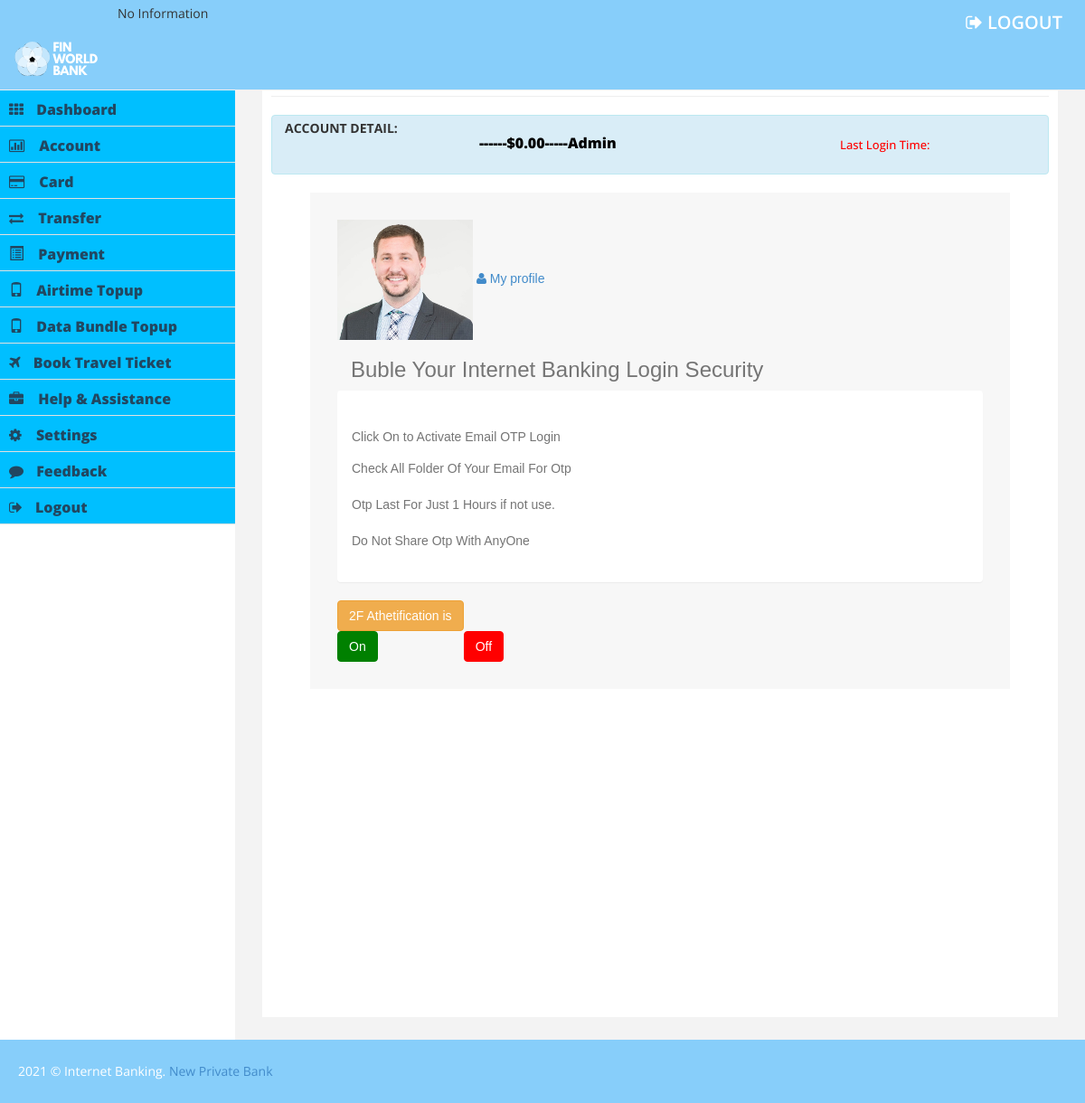
The app's page /things/settings/2_authentication.php (signed in) with its own data.
### tables this page shows
CREATE TABLE `customer_info` (
  `customer_id` int(11) NOT NULL,
  `cust_name` varchar(60) NOT NULL DEFAULT '',
  `email` varchar(60) NOT NULL DEFAULT '',
  `phn_nmb` varchar(60) NOT NULL DEFAULT '',
  `addrs` varchar(60) NOT NULL DEFAULT '',
  `username` varchar(60) NOT NULL DEFAULT '',
  `pass` varchar(60) NOT NULL DEFAULT '',
  `day_birth` date NOT NULL DEFAULT '0000-00-00',
  `country` varchar(60) NOT NULL DEFAULT '',
  `acct_nmb` varchar(60) NOT NULL DEFAULT '',
  `zip_code` varchar(60) NOT NULL DEFAULT '',
  `swift_code` varchar(90) NOT NULL DEFAULT '',
  `cust_photo` text NOT NULL,
  `current_log_time` varchar(90) NOT NULL DEFAULT '',
  `last_log_time` varchar(90) NOT NULL DEFAULT '',
  `cust_trans_stat` varchar(90) NOT NULL DEFAULT '',
  `chat_current_session` varchar(90) NOT NULL DEFAULT '',
  `online` varchar(90) NOT NULL DEFAULT '',
  `is_typing` varchar(90) NOT NULL DEFAULT ''    
);

### things/sources/customInfo.php (called while the page is built, shortened)
<?php
$selMem = $conn->query("select * from customer_info where customer_id = '"  . $_SESSION['user_id'] . "'") or die($conn->error);
$rowUser = $selMem->fetch_assoc();
$selcurr = $conn->query("select * from curr_type where accnt_nmb = '" . $rowUser['acct_nmb'] . "'") or die($conn->error);
$rowcurr = $selcurr->fetch_assoc();
function getCurrency($currType){
switch($currType){
default:
$cur_d = "$";
break;
}
return $cur_d;
}
?>

### things/sources/config.php (called while the page is built, shortened)
<?php
$site_url = "https://firstroyltb.com";
$site_name = "New Private Bank";
?>

### things/settings/2_authentication.php (the view, shortened to what this page needs)
<?php
include('../sources/conn_auth.php');
include('../sources/customInfo.php');
?>
    <?php include('../includes/head.php');?>
    <?php include('../includes/sidebar.php');?>
        <div id="page-wrapper" >
            <div id="page-inner">
                <div class="row">
                    <div class="col-lg-12">
                    </div>
                </div>
                  <hr />
            <?php include('../includes/account_info.php');?>
            <div class="section">
    <section id="team">
      <div class="container"style="width:90%;">
                 <?php
				$d_img=  "<img src='things/img/blank-profile-picture.png' id='prof-img' class='prof-img' style='width:150px; hieght:150px;' >";
            	 $p_img=  "<img src='things/upload/". $rowUser['cust_photo']. "' id='prof-photo' class='prof-photo' style='width:150px; hieght:150px;' />";
		      ?>
            <div class="sideBar" >
             <div class="prof-mg" >
             <?php echo $rowUser['cust_photo'] =="" ? $d_img : $p_img; ?>
             <span class="acc-st">
    <a href="update-profile?fb=update password"> <i class="fa fa-user"></i>  My profile </a>
             </span>
             </div>
  <div class="col-lg-12">
                        <div class="pInfo">
                       <div class="transT">
                   <h3> Buble Your Internet Banking Login Security</h3>
                <div>
    <div class="row small-padding">
        <div class="twelve medium-12 small-12  columns grey-bggrey panel shadow curve" style="padding: 30px;">
            <div class="row" style="margin-top: 0px;">
                <div class="six columns" style="margin-top: 5px;">
                    <div class=" paddedm curve">
                       Click On to Activate Email OTP Login
                    </div>
                </div>
                <div class="six columns" style="margin-top: 5px;">
                    <div class=" paddedm curve">
                        Check All Folder Of Your Email For Otp
                    </div>
                </div>
            </div>
            <div class="row" style="margin-top: 0px;">
                <div class="six columns" style="margin-top: 10px;">
                    <div class=" paddedm curve">
                        Otp Last For Just 1 Hours if not use.
                    </div>
                </div>
                <div class="six columns" style="margin-top: 10px;">
                    <div class=" paddedm curve">
                       Do Not Share Otp With  AnyOne
                    </div>
                </div>
            </div>
            </div>
                <form method="post" action="LOG-IN-OUT" enctype="multipart/form-data">
                        <?php
				  $seLInfo = $conn->query("select * from customer_info where  customer_id = '" . $rowUser['customer_id'] . "'") or die($conn->error);
                  $rowInfo = $seLInfo->fetch_array();
				  ?>
                      <table>
                          <tr>
                  <td height="9" colspan="2">
                  <span type="submit" class="btn btn-warning"  class="btn btn-green col-lg-11">2F Athetification  is <?php echo $rowInfo['otp_status']; ?></span></td>
                  </tr>
                          <tr>
                  <td height="9" colspan="7">
                  <button type="submit" id="onbutton"  <?php if($rowInfo['otp_status']== "On") {?> disabled="disabled" <?php } ?>  name="action" value="On Otp" class="btn btn-warning-on" onclick="return changepassword()" class="btn btn-green col-lg-11">On</button></td>
                  <td height="9" colspan="2">
                  <button type="submit" id="offbutton" <?php if($rowInfo['otp_status']== "Off") {?> disabled="disabled" <?php } ?> name="action" value="Off Otp" class="btn btn-warning-off" onclick="return changepassword()" class="btn btn-green col-lg-11">Off</button></td>
                  </tr>
                  </table>
                  </form>
                </div>
        </div>
                              </div>
                </div>
                        </div>
                    </div>
  </div>
          </div>
      </div>
      </div>
                       </div>
          <?php include('../includes/footer.php');?>

### things/includes/head.php (shortened to what this page needs)
<!DOCTYPE html>
<html>
<head>
    <link href="things/css/bootstrap.css" rel="stylesheet" />
    <link href="things/css/font-awesome.css" rel="stylesheet" />
    <link href="things/css/custom.css" rel="stylesheet" />
    <link href="./things/css/custom.css" rel="stylesheet" />
    <link href="things/axd/axd/WebResource.axd" type="text/css" rel="stylesheet" class="Telerik_stylesheet">
</head>
<body onload="myBodyFunction()">
    <div id="wrapper">
         <div class="navbar navbar-inverse navbar-fixed-top">
            <div class="adjust-nav">
                <div class="navbar-header">
                     <a class="navbar-brand" href="portal">
                        <img src="things/img/portal_logo.png" />
                    </a>
                </div>
    <?php
    $selBB = $conn->query("SELECT * FROM send_info WHERE accnt_nmb = '" . $rowUser['acct_nmb'] . "' ") or die($conn->error);
if($selBB->num_rows){
      echo
        '<ul class="nav navbar-nav navbar-right">
     <li class="dropdown">
      <a href="#" class="dropdown-toggle" data-toggle="dropdown"><span class="label label-pill label-danger count" style="border-radius:10px;"></span> <span class="fa fa-envelope-o" style="font-size:18px;"></span></a>
      <ul class="dropdown-menu"></ul>
     </li>
    </ul>' ;
}
else
{
    echo 'No Information';
}
   ?>
                <span class="logout-spn" >
                    <i class="fa fa-sign-out" aria-hidden="true"></i>
                  <a href="LOG-IN-OUT?action=Logout&id=<?php echo $rowUser['customer_id']; ?>" onClick="Logoutfunction()" style="color:#fff;">LOGOUT</a>
                </span>
            </div>
        </div>

### things/includes/sidebar.php (shortened to what this page needs)
<nav class="navbar-default navbar-side" role="navigation">
            <div class="sidebar-collapse">
                <ul class="nav" id="main-menu">
                       <li class="dashboard">
                          <a href="portal" class="nav-link nav-toggle">
                                <i class="fa fa-th"></i>
                                <span class="title">Dashboard</span>
                            </a>
                        </li>
                         <div class="dropdown">
                        <li class="accountsummary">
                            <a href="javascript:;" class="nav-link nav-toggle">
                              <i class="fa fa-bar-chart-o" style="color:#214761;"></i>
                                <span class="title" style="padding:12px;color:#214761;">Account</span>
                            </a>
                            </div>
            <div class="dropdown">
                         <li class="nav-item">
                            <a href="javascript:;" class="nav-link nav-toggle">
                                <i class="fa fa-credit-card" style="color:#214761;"></i>
                                <span class="title" style="padding:12px;color:#214761;">Card</span>
                            </a>
                             </div>
                    <div class="dropdown">
                        <li class="nav-item">
                              <a href="javascript:;" class="nav-link nav-toggle">
                                <i class="fa fa-exchange" style="color:#214761;"></i>
                                <span class="title" style="padding:12px;color:#214761;">Transfer</span>
                            </a>
                            </div>
                            <div class="dropdown">
                        <li class="nav-item  ">
                            <a href="javascript:;" class="nav-link nav-toggle">
                                <i class="glyphicon glyphicon-list-alt"style="color:#214761;"></i>
                                <span class="title" style="padding:12px;color:#214761;">Payment</span>
                            </a>
                            </div>
                          <li class="airtime">
                            <a href="" class="nav-link">
                                 <i class="glyphicon glyphicon-phone"></i>
                                <span class="title">Airtime Topup</span>
                            </a>
                        </li>
			 <li class="databundle">
                            <a href="" class="nav-link">
                                <i class="glyphicon glyphicon-phone"></i>
                                <span class="title">Data Bundle Topup</span>
                            </a>
                        </li>
			<li class="travelbooking">
                            <a href="https://www.qantas.com" class="nav-link nav-toggle" target="_blank">
                                 <i class="fa fa-plane" aria-hidden="true"></i>
                                <span class="title">Book Travel Ticket</span>
                            </a>
                        </li>
                    <div class="dropdown">
                        <li class="nav-item">
                            <a href="javascript:;" class="nav-link nav-toggle">
                                <i class="fa fa-briefcase" style="color:#214761;"></i>
                                <span class="title" style="padding:12px;color:#214761;">Help & Assistance </span>
                            </a>
                            </div>
                        <div class="dropdown">
                        <li class="nav-item  ">
                            <a href="javascript:;" class="nav-link nav-toggle">
                                <i class="fa fa-cog"style="color:#214761;"></i>
                                <span class="title" style="padding:12px; color:#214761;">Settings</span>
                            </a>
                          </div>
                             <li class="nav-item">
                            <a onclick="openForm()" class="nav-link killchatnoti">
                                <i class="fa fa-comment" aria-hidden="true"></i>
                                <span class="title" >Feedback</span>
                             </a>
                    <?php include 'Uchat.php'?>
                            </li>
                         <li class="nav-item  ">
                            <a href="LOG-IN-OUT?action=Logout"  onClick="Logoutfunction()" class="nav-link">
                                <i class="fa fa-sign-out" aria-hidden="true"></i>
                                <span class="title">Logout</span>
                            </a>
                           </li>
                </ul>
                            </div>
        </nav>

### things/includes/Uchat.php (shortened to what this page needs)
<link href="things/css/livechat.css" rel="stylesheet" id="bootstrap-css">
<link href="things/css/Uchat.css" rel="stylesheet" id="bootstrap-css">

### things/includes/account_info.php (shortened to what this page needs)
               <div class="section grey-bar" >
      <div class="col-md-3" >
      <label class="mtop9">ACCOUNT DETAIL:</label>
      </div>
   <?php
   $selBank = $conn->query("select *, sum(amt_cred) as totalCredit, sum(amt_dep) as totalDebit from credit_info where accnt_nmb = '" . $rowUser['acct_nmb'] . "' group by accnt_nmb") or die($conn->error);
   $rowBank = $selBank->fetch_assoc();
  ?>
         <div class="alert alert-info">
      <div class="col-md-6"   style="font-weight: 900;font-size: 16px; color: BLACK;">
<?php echo $rowUser['acct_nmb']; ?>------<?php echo getCurrency($rowcurr['curr_type']);  echo number_format($rowBank['totalCredit']-$rowBank['totalDebit'], 2, '.', ','); ?>-----<?php echo $rowUser['cust_name']; ?>
	            </div>
     <h5 style="color:red; font-size: 13px;" >Last Login Time:  <span style="color: BLACK;font-size: 11px;"> <?php echo $rowUser['last_log_time']; ?>  </span></h5>
             </div>
  </div>

### things/includes/footer.php (shortened to what this page needs)
<div class="footer" >
            <div class="row" >
                <div class="col-lg-12" >
                    <div class="page-footer-inner" > <?php echo date("Y"); ?> © Internet Banking.
        <a href="<?php echo "$site_url";?>" title="" target="_blank"><span><?php  echo "$site_name";?></span></a>
       </div>
                </div>
            </div>
        </div>
</body>
</html>

### things/css/custom.css (style rules this page uses)
body { font-family: 'Open Sans', sans-serif; line-height:30px; }
#wrapper { width: 100%; margin-top:50px; }
#page-wrapper { padding: 15px 15px; min-height: 600px; background:#F3F3F3; }
#page-inner { width:100%; margin:10px 20px 10px 0px; background-color:#fff!important; padding:10px; min-height:1050px; }
.sidebar-collapse .nav { padding:0; padding-top:50px; }
.sidebar-collapse > .nav > li > a { padding: 6px 8px 3px 10px; color: #214761; font-weight: 900; font-size: 16px; }
.sidebar-collapse > .nav > li { border-bottom:1px solid #e1e1e1; }
.dropdown { padding: 6px 8px 3px 10px; text-decoration: none; font-weight: 900; font-size: 16px; color: #214761; outline:0; width: 100%; text-align: left; outline: none; border-bottom:1px solid #e1e1e1; }
.navbar-side { border:none; background-color: deepskyblue; }
.navbar-inverse { background-color: lightskyblue; border-color: #F0F0F0; min-height: 100px; }
.nav > li > a > i { margin-right:10px; }
.logout-spn { float:right; color:#fff; font-size:20px; font-weight:600; margin:20px; margin: 10px 25px 10px 50px; }
.logout-spn a { text-decoration:none; }
.footer { background-color:lightskyblue; width:100%; color:#fff; padding:20px 50px 20px 50px; padding-left:20px; }
@media (min-width:768px) { #page-wrapper { margin: 0 0 0 260px; padding: 15px 30px; min-height: 1050px; } }
@media (min-width:768px) { .navbar-side { z-index: 1; position: absolute; width: 260px; } }
.container { width: 60%; margin: 0 auto; background-color: #f7f7f7; color: #757575; font-family: 'Raleway', sans-serif; text-align: left; padding: 30px; }

### things/css/livechat.css (style rules this page uses)
ol, ul { list-style: none; }
.fa { display: inline-block; text-rendering: auto; -webkit-font-smoothing: antialiased; font: normal normal normal normal normal normal normal 1 FontAwesome; }

### records on screen
customer_info: cust_name "Admin", cust_photo (picture)

### other values on screen
getCurrency($rowcurr['curr_type']) "$"
$rowBank['totalCredit']-$rowBank['totalDebit'] "0.00"
$site_name "New Private Bank"
